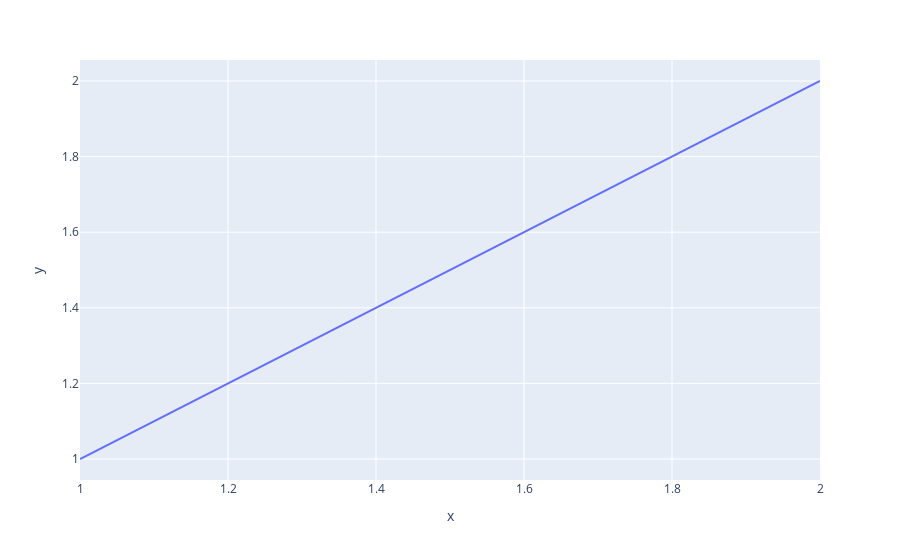

The code cell stored with this chart in its notebook:
### Code cell
# janky plotly hack
px.line(x=[1, 2], y=[1, 2])

### Figure 1 — Plotly figure (JSON) as saved in the notebook; plotly's stock layout.template omitted (floating-point values rounded to 4 significant figures)
{"data": [{"hovertemplate": "x=%{x}<br>y=%{y}<extra></extra>", "legendgroup": "", "line": {"color": "#636efa", "dash": "solid"}, "marker": {"symbol": "circle"}, "mode": "lines", "name": "", "orientation": "v", "showlegend": false, "type": "scatter", "x": [1, 2], "xaxis": "x", "y": [1, 2], "yaxis": "y"}], "layout": {"legend": {"tracegroupgap": 0}, "margin": {"t": 60}, "xaxis": {"anchor": "y", "domain": [0, 1], "title": {"text": "x"}}, "yaxis": {"anchor": "x", "domain": [0, 1], "title": {"text": "y"}}}}
